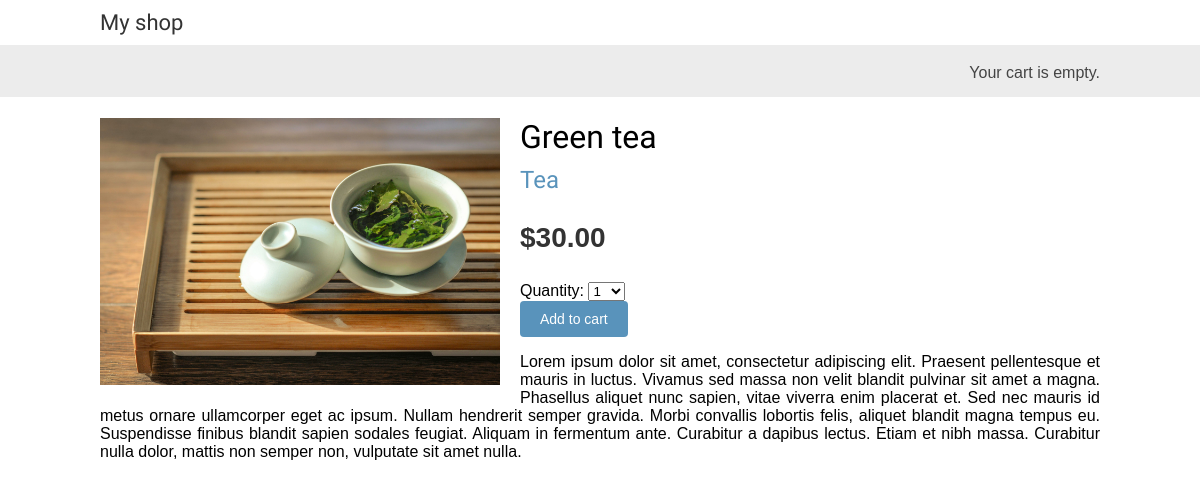
Page /1/green-tea/ on the committed database.
### shop/models.py (models this page shows, shortened)
class Product(models.Model):
    category = models.ForeignKey(
        Category,
        on_delete=models.CASCADE,
        related_name="products"
    )
    name = models.CharField(max_length=155)
    slug = models.SlugField(max_length=155)
    description = models.TextField(blank=True)
    image = models.ImageField(upload_to="products/%Y/%m/%d/", blank=True)
    available = models.BooleanField(default=True)
    price = models.DecimalField(max_digits=10, decimal_places=2)
    created = models.DateTimeField(auto_now_add=True)
    updated = models.DateTimeField(auto_now_add=True)
    class Meta:
        ordering = ["name"]
        indexes = [
            models.Index(fields=["id", "slug"]),
            models.Index(fields=["name"]),
            models.Index(fields=["-created"])
        ]

class Category(models.Model):
    name = models.CharField(max_length=155)
    slug = models.SlugField(max_length=155)
    class Meta:
        ordering = ["name"]
        indexes = [
            models.Index(fields=["name"])
        ]
        verbose_name = "category"
        verbose_name_plural = "categories"
    def __str__(self):
        return self.name
    def get_absolute_url(self):
        return reverse("shop:product_list_by_category", args=[self.slug,])

### shop/views.py (the view)
# urls.py: path("<int:id>/<slug:slug>/", views.product_detail, name="product_detail"),
def product_detail(request, id, slug):
    product = get_object_or_404(Product, id=id, slug=slug, available=True)
    cart_product_form = CartAddProductForm()
    return render(
        request,
        "shop/product/detail.html",
        {"product": product, "cart_product_form": cart_product_form}
    )

### cart/forms.py
class CartAddProductForm(forms.Form):
    quantity = forms.TypedChoiceField(
        choices=PRODUCT_QUANTITY_CHOICES,
        coerce=int
    )
    override = forms.BooleanField(
        required=False,
        initial=False,
        widget=forms.HiddenInput
    )

### cart/cart.py (called while the page is built)
    def __len__(self):
        return sum(item["quantity"] for item in self.cart.values())

### cart/context_processors.py (called while the page is built)
def cart(request):
    return {"cart": Cart(request)}

### shop/templates/shop/product/detail.html (shortened to what this page needs)
{% extends "shop/base.html" %}
{% load static %}
{% block content %}
  <div class="product-detail">
    <img src="{% if product.image %}{{ product.image.url }}{% else %}{% static 'img/no_image.png' %}{% endif %}">
    <h1>{{ product.name }}</h1>
    <h2>
        <a href="{{ product.category.get_absolute_url }}">
        {{ product.category }}
        </a>
    </h2>
    <p class="price">${{ product.price }}</p>
    <form action="{% url 'cart:cart_add' product.id %}" method="post">
        {{ cart_product_form }}
        <input type="submit" value="Add to cart">
    </form>
    {{ product.description|linebreaks }}
  </div>
{% endblock content %}

### shop/static/css/base.css (style rules this page uses)
body { margin:0; padding:0; font-family:helvetica, sans-serif; }
h1, h2, h3, h4, h5 , h6 { font-family: 'Ubuntu', sans-serif; font-weight:normal; }
a { text-decoration:none; color:#5993bb; }
a.button, input[type="submit"] { color:#fff; background:#5993bb; border-radius:4px; padding:10px 20px; font-size:14px; border:0; }
.product-detail { text-align:justify; }
.product-detail .price { color:#333; font-size:28px; font-weight:bold; }
.product-detail img { width:40%; float:left; padding:0 20px 20px 0; }
.product-detail h1 { margin-bottom:0; }
.product-detail h2 { margin-top:10px; }

### rows in the picture
Product: image (picture), name "Green tea", category "Tea", price "30.00", description "Lorem ipsum dolor sit amet, consectetur adipiscing elit. Praesent pellentesque et mauris in luctus. Vivamus sed massa non velit blandit pulvinar sit amet a magna. Phasellus aliquet nunc sapien, vitae viverra enim placerat et. Sed nec mauris id metus ornare ullamcorper eget ac ipsum. Nullam hendrerit semper gravida. Morbi convallis lobortis felis, aliquet blandit magna tempus eu. Suspendisse finibus blandit sapien sodales feugiat. Aliquam in fermentum ante. Curabitur a dapibus lectus. Etiam et nibh massa. Curabitur nulla dolor, mattis non semper non, vulputate sit amet nulla."
